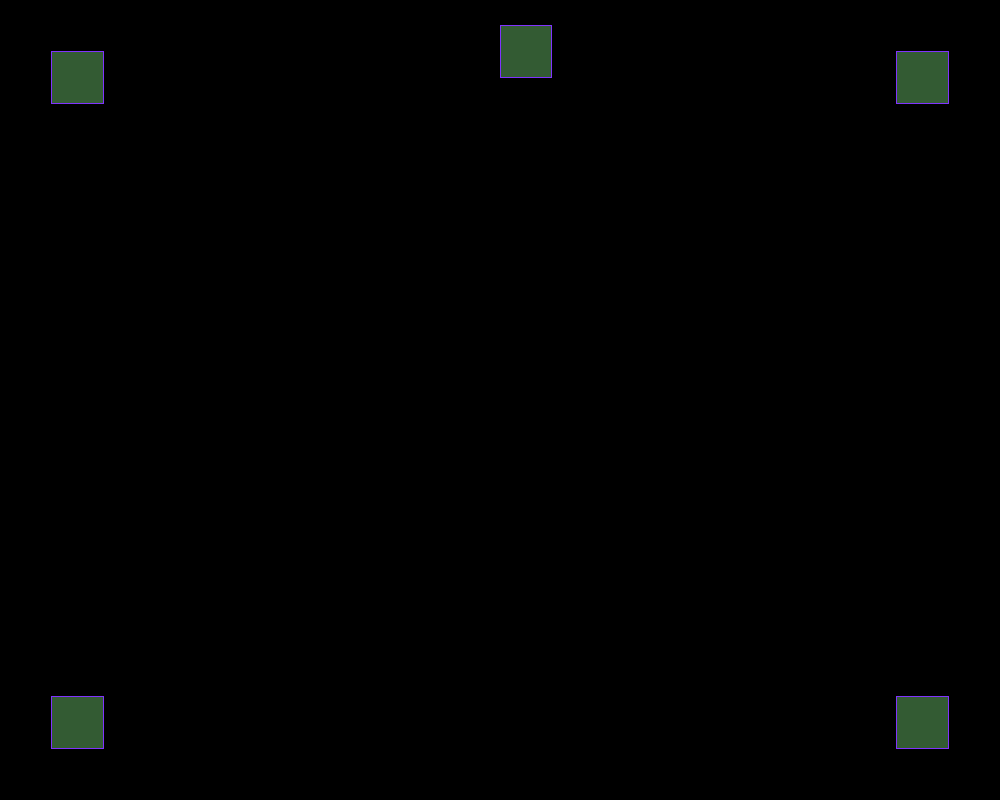
Frame 1 (no input)
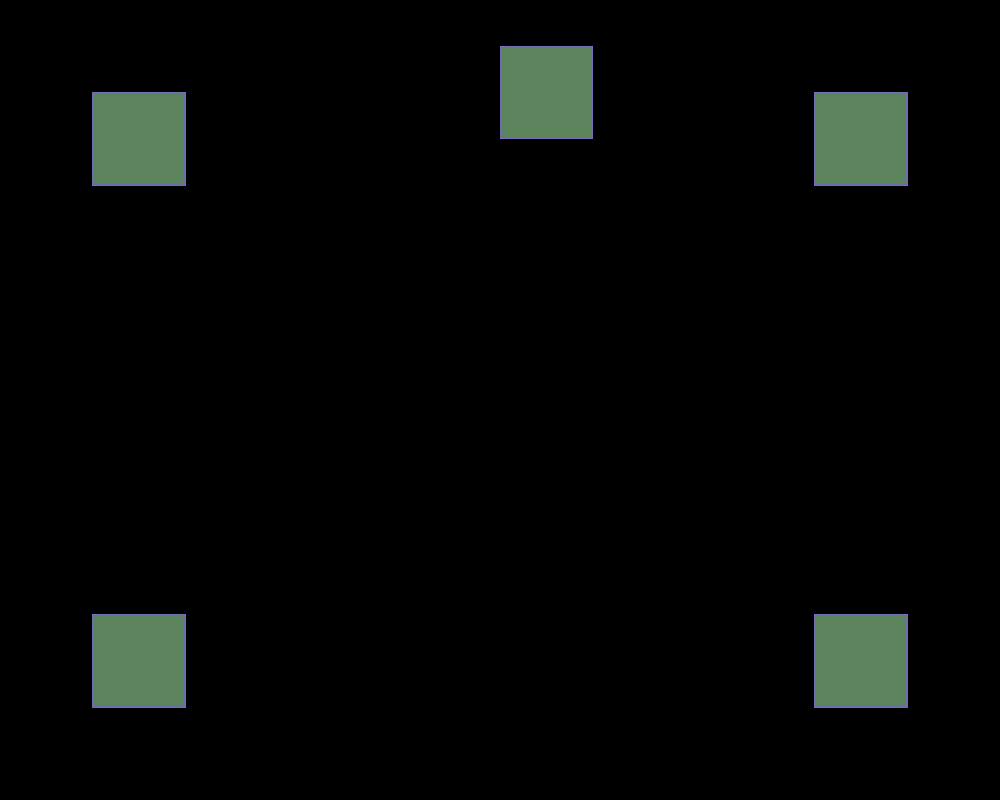
Frame 60 (the mouse pressed at the canvas centre just before this capture)
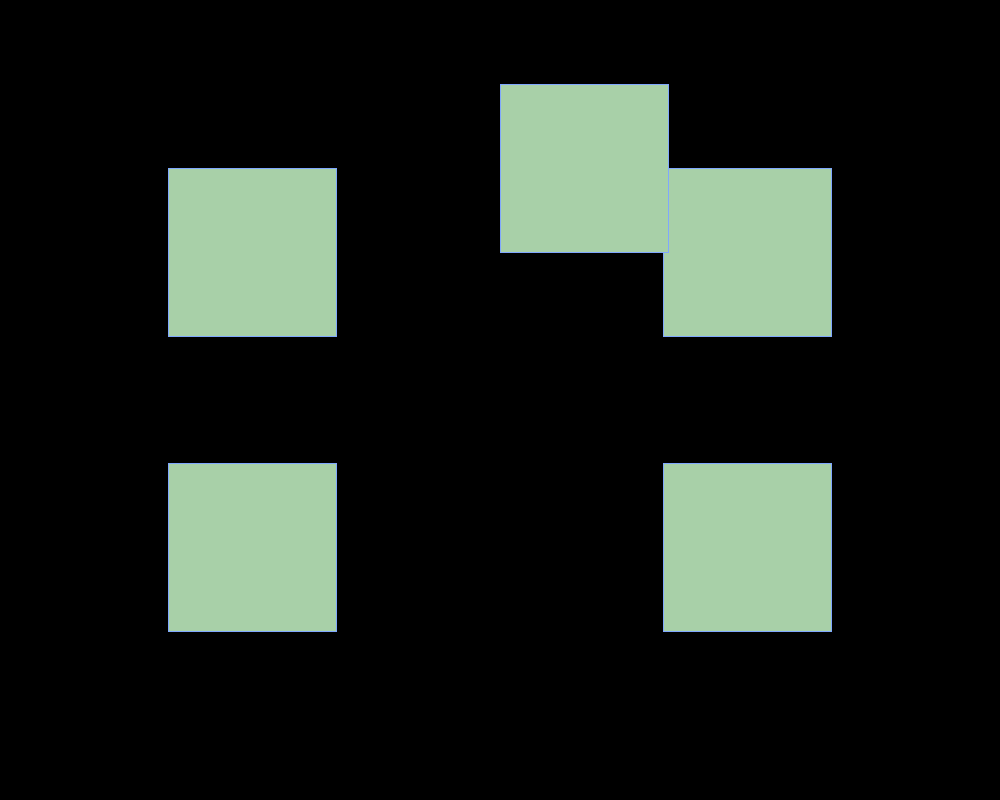
Frame 120 (the mouse held since frame 60 and released just before this capture)

The Processing sketch that drew these frames (run headless with seeded random() and noise(); from frame 60 on, the mouse is pressed at the canvas centre):

// Processing sketch: kidpix_v1_pde
// ── kidpix_v1_pde.pde
// The world pixel by pixel 2018
// adapted from grid of rectangles changing color with a sine wave Daniel Rozin


float cellSize= 51;                  // the size of each element
float count = 51;
float growth = 0.01;
void setup() {
  size(1000, 800);
}

void draw() {
  background (0);  
  if (cellSize > 200) {
    growth = -growth;
  }
  
  if (cellSize < 50) {
    growth = -growth;
  }
  
  count = count + count * growth;
  cellSize = count;
  print("cellsize is " + cellSize + '\n');
  for (int x = 0; x < width; x+=cellSize) {
    for (int y = 0; y < height; y+=cellSize) {
      fill(cellSize,cellSize+40,cellSize);
      stroke(128, cellSize, 254);
      rect(cellSize, cellSize, cellSize, cellSize);
      rect(width - cellSize*2, height - cellSize*2, cellSize, cellSize);
      rect(width - cellSize*2,  cellSize, cellSize, cellSize);
      rect(cellSize, height - cellSize*2, cellSize, cellSize);
      rect(width/2, cellSize-cellSize/2, cellSize, cellSize);

    }
  }
}
